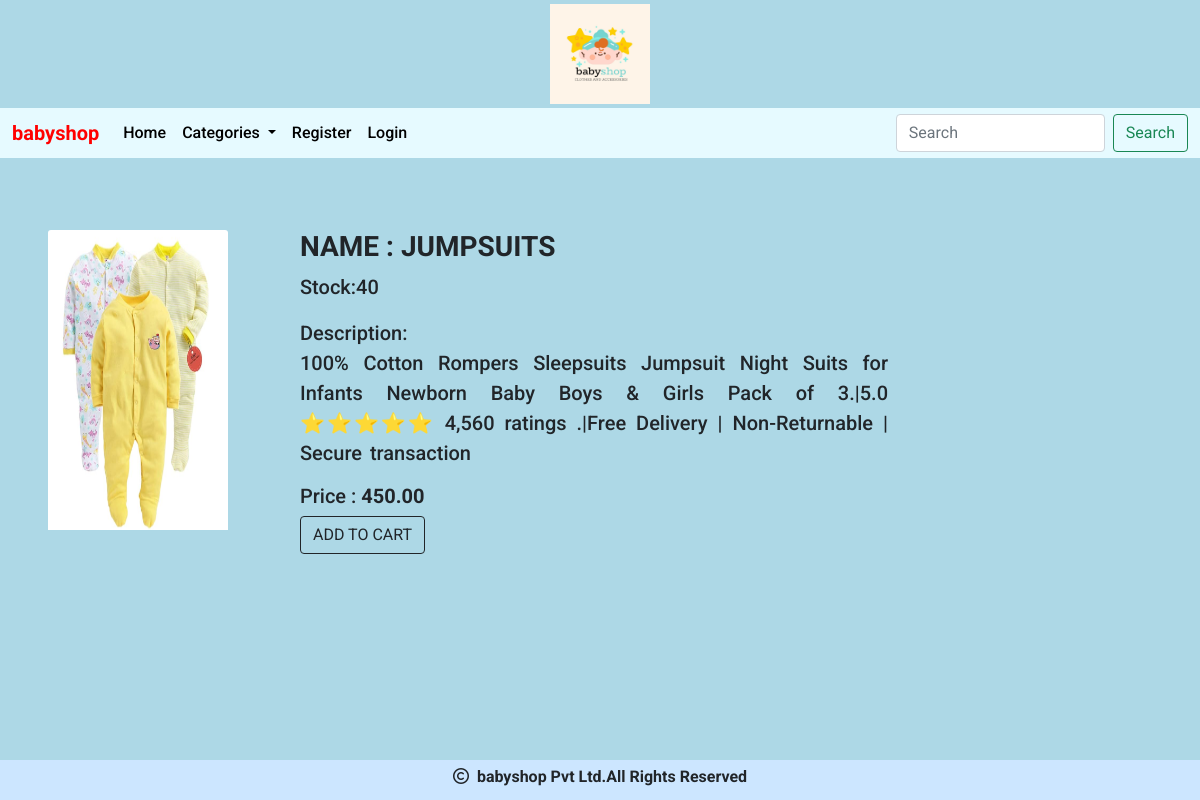
/viewproduct/JUMPSUITS, run on the app's committed database.
### shop/models.py (models this page shows, shortened)
class Product(models.Model):
    name = models.CharField(max_length=200)
    desc = models.TextField()
    image = models.ImageField(upload_to='shop/products', blank=True, null=True)
    price=models.DecimalField(max_digits=10,decimal_places=2)
    category=models.ForeignKey(Category,on_delete=models.CASCADE)    # to set a connection to category table one to many relationship
    stock=models.IntegerField()
    available=models.BooleanField(default=True)
    created=models.DateTimeField(auto_now_add=True)
    updated=models.DateTimeField(auto_now=True)

### shop/views.py (the view)
# urls.py: path('viewproduct/<p>',views.viewproduct,name="viewproduct"),
def viewproduct(request,p):
    c=Product.objects.get(name=p)
    return render(request,'viewproduct.html',{'product':c})

### cart/context_processors.py (called while the page is built, shortened)
def productcount(request):
    item_count=0
    return {'count':item_count}

### shop/context_processors.py (called while the page is built)
def menu_links(request):
    c=Category.objects.all()
    return {'links':c}

### templates/viewproduct.html (shortened to what this page needs)
<!DOCTYPE html>
{% extends 'base.html' %}
{% load static %}
{% block content %}
<br>
<div class="row">
  <div class="col-2 m-5" >
    <center><img src="{{product.image.url}}" class="card-img-top" alt="..." style="width:100%;" height="300"></center>
  </div>
  <div class="col-sm-6 mt-5" style="font-size:20px;">
        <h3 style="font-weight:bold;text-transform: uppercase;">Name : {{product.name}}</h3>
        <p>Stock:{{product.stock}}</p>
       Description:<p style="text-align:justify;word-spacing:3.0px;">{{product.desc}}</p>
        <h5 >Price : <b>{{product.price}}</b></h5>
    <a class="btn btn-outline-dark" href="{% url 'cart:addtocart'  product.name %}">ADD TO CART</a>
  </div>
</div>
{% endblock %}

### static/css/style.css (style rules this page uses)
body { background-color:lightblue; font-family: "Roboto", sans-serif; font-weight: 500; font-style: normal; }
#bg { background-size: 100%; background-repeat: no-repeat; background-position:center; background-attachment:fixed; }

### data on the page
Product: image (picture), name "JUMPSUITS", stock "40", desc "100% Cotton Rompers Sleepsuits Jumpsuit Night Suits for Infants Newborn Baby Boys & Girls Pack of 3.|5.0 ⭐⭐⭐⭐⭐ 4,560 ratings .|Free Delivery | Non-Returnable | Secure transaction", price "450.00"
